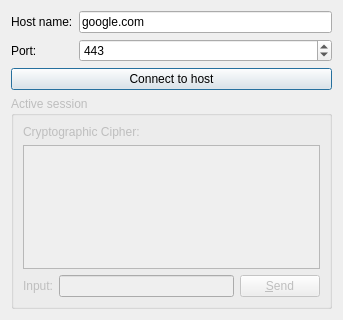
<ui version="4.0" >
 <class>Form</class>
 <widget class="QWidget" name="Form" >
  <property name="geometry" >
   <rect>
    <x>0</x>
    <y>0</y>
    <width>343</width>
    <height>320</height>
   </rect>
  </property>
  <property name="windowTitle" >
   <string>Secure Socket Client</string>
  </property>
  <layout class="QVBoxLayout" >
   <item>
    <layout class="QGridLayout" >
     <item row="0" column="0" >
      <widget class="QLabel" name="hostNameLabel" >
       <property name="text" >
        <string>Host name:</string>
       </property>
      </widget>
     </item>
     <item row="0" column="1" >
      <widget class="QLineEdit" name="hostNameEdit" >
       <property name="text" >
        <string>google.com</string>
       </property>
      </widget>
     </item>
     <item row="1" column="0" >
      <widget class="QLabel" name="portLabel" >
       <property name="text" >
        <string>Port:</string>
       </property>
      </widget>
     </item>
     <item row="1" column="1" >
      <widget class="QSpinBox" name="portBox" >
       <property name="minimum" >
        <number>1</number>
       </property>
       <property name="maximum" >
        <number>65535</number>
       </property>
       <property name="value" >
        <number>443</number>
       </property>
      </widget>
     </item>
    </layout>
   </item>
   <item>
    <widget class="QPushButton" name="connectButton" >
     <property name="enabled" >
      <bool>true</bool>
     </property>
     <property name="text" >
      <string>Connect to host</string>
     </property>
     <property name="default" >
      <bool>true</bool>
     </property>
    </widget>
   </item>
   <item>
    <widget class="QGroupBox" name="sessionBox" >
     <property name="enabled" >
      <bool>false</bool>
     </property>
     <property name="title" >
      <string>Active session</string>
     </property>
     <layout class="QVBoxLayout" >
      <item>
       <layout class="QHBoxLayout" >
        <item>
         <widget class="QLabel" name="cipherText" >
          <property name="text" >
           <string>Cryptographic Cipher:</string>
          </property>
         </widget>
        </item>
        <item>
         <widget class="QLabel" name="cipherLabel" >
          <property name="text" >
           <string>&lt;none></string>
          </property>
          <property name="alignment" >
           <set>Qt::AlignRight|Qt::AlignTrailing|Qt::AlignVCenter</set>
          </property>
         </widget>
        </item>
       </layout>
      </item>
      <item>
       <widget class="QTextEdit" name="sessionOutput" >
        <property name="enabled" >
         <bool>false</bool>
        </property>
        <property name="focusPolicy" >
         <enum>Qt::NoFocus</enum>
        </property>
        <property name="readOnly" >
         <bool>true</bool>
        </property>
        <property name="html" >
         <string>&lt;html>&lt;head>&lt;meta name="qrichtext" content="1" />&lt;style type="text/css">
p, li { white-space: pre-wrap; }
&lt;/style>&lt;/head>&lt;body style=" font-family:'Sans Serif'; font-size:9pt; font-weight:400; font-style:normal;">
&lt;p style="-qt-paragraph-type:empty; margin-top:0px; margin-bottom:0px; margin-left:0px; margin-right:0px; -qt-block-indent:0; text-indent:0px;">&lt;/p>&lt;/body>&lt;/html></string>
        </property>
       </widget>
      </item>
      <item>
       <layout class="QHBoxLayout" >
        <item>
         <widget class="QLabel" name="sessionInputLabel" >
          <property name="text" >
           <string>Input:</string>
          </property>
         </widget>
        </item>
        <item>
         <widget class="QLineEdit" name="sessionInput" >
          <property name="enabled" >
           <bool>false</bool>
          </property>
         </widget>
        </item>
        <item>
         <widget class="QPushButton" name="sendButton" >
          <property name="enabled" >
           <bool>false</bool>
          </property>
          <property name="focusPolicy" >
           <enum>Qt::TabFocus</enum>
          </property>
          <property name="text" >
           <string>&amp;Send</string>
          </property>
          <property name="default" >
           <bool>true</bool>
          </property>
         </widget>
        </item>
       </layout>
      </item>
     </layout>
    </widget>
   </item>
  </layout>
 </widget>
 <resources/>
 <connections>
  <connection>
   <sender>hostNameEdit</sender>
   <signal>returnPressed()</signal>
   <receiver>connectButton</receiver>
   <slot>animateClick()</slot>
   <hints>
    <hint type="sourcelabel" >
     <x>126</x>
     <y>20</y>
    </hint>
    <hint type="destinationlabel" >
     <x>142</x>
     <y>78</y>
    </hint>
   </hints>
  </connection>
  <connection>
   <sender>sessionInput</sender>
   <signal>returnPressed()</signal>
   <receiver>sendButton</receiver>
   <slot>animateClick()</slot>
   <hints>
    <hint type="sourcelabel" >
     <x>142</x>
     <y>241</y>
    </hint>
    <hint type="destinationlabel" >
     <x>297</x>
     <y>234</y>
    </hint>
   </hints>
  </connection>
 </connections>
</ui>
